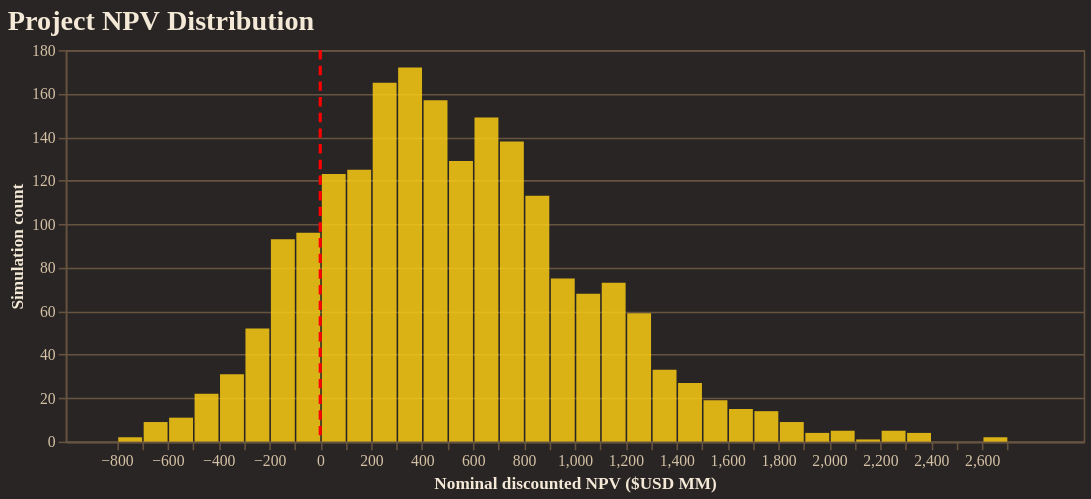

The cell this chart's notebook holds for it:
### Code cell
from resgo.plotting.tables import npv_USD
import numpy as np
import pandas as pd

npv = npv_USD(
    simpack,
    nominal=True,
    discounted=True,
    success_only=False,
)
npv_usd = npv.to_numpy().ravel()
npv_df = pd.DataFrame({"npv_usd_mm": npv_usd / 1e6})

histogram = (
    alt.Chart(npv_df)
    .mark_bar(color="#FACC15", opacity=0.85)
    .encode(
        x=alt.X(
            "npv_usd_mm:Q",
            bin=alt.Bin(maxbins=60),
            title="Nominal discounted NPV ($USD MM)",
        ),
        y=alt.Y("count():Q", title="Simulation count"),
        tooltip=[alt.Tooltip("count():Q", title="Count")],
    )
    .properties(
        width=650,
        height=250,
        title="Project NPV Distribution",
    )
)

break_even = (
    alt.Chart(pd.DataFrame({"npv_usd_mm": [0]}))
    .mark_rule(color="red", strokeDash=[6, 4], strokeWidth=2)
    .encode(x="npv_usd_mm:Q")
)

fig = alt.layer(histogram, break_even)
fig.show()

### Figure 1 — Vega-Lite specification as saved in the notebook (floating-point values rounded to 4 significant figures; data arrays with more than 128 entries replaced by an {"elided": "..."} marker saying what was removed)
{"config": {"background": "#292524", "view": {"fill": "#292524", "stroke": "#665340"}, "title": {"color": "#f4e9d7", "font": "Merriweather", "fontSize": 18, "fontWeight": 600, "subtitleColor": "#d5c2a6", "anchor": "start"}, "axis": {"domainColor": "#665340", "gridColor": "#665340", "tickColor": "#665340", "labelColor": "#d5c2a6", "titleColor": "#f4e9d7", "labelFont": "Merriweather", "titleFont": "Merriweather"}, "legend": {"titleColor": "#f4e9d7", "labelColor": "#d5c2a6", "labelFont": "Merriweather", "titleFont": "Merriweather", "orient": "top-right", "symbolType": "circle"}, "header": {"labelColor": "#d5c2a6", "titleColor": "#f4e9d7", "labelFont": "Merriweather", "titleFont": "Merriweather"}, "mark": {"color": "#c78d3b"}, "line": {"color": "#c78d3b"}, "bar": {"color": "#c78d3b"}, "point": {"color": "#ddb06d"}, "area": {"color": "#c78d3b", "opacity": 0.35}, "text": {"color": "#f4e9d7", "font": "Merriweather"}, "range": {"category": ["#5DA5DA", "#F28E2B", "#59C36A", "#E15759", "#B07AA1", "#4ECDC4", "#FF9DA7", "#EDC948"]}}, "layer": [{"data": {"name": "data-71d295a320e4dbb1be90b551b47f5753"}, "mark": {"type": "bar", "color": "#FACC15", "opacity": 0.85}, "encoding": {"tooltip": [{"aggregate": "count", "title": "Count", "type": "quantitative"}], "x": {"bin": {"maxbins": 60}, "field": "npv_usd_mm", "title": "Nominal discounted NPV ($USD MM)", "type": "quantitative"}, "y": {"aggregate": "count", "title": "Simulation count", "type": "quantitative"}}, "title": "Project NPV Distribution"}, {"data": {"name": "data-83a0ef6621ce3be6c7bd66d40cf7fe67"}, "mark": {"type": "rule", "color": "red", "strokeDash": [6, 4], "strokeWidth": 2}, "encoding": {"x": {"field": "npv_usd_mm", "type": "quantitative"}}}], "height": 250, "width": 650, "$schema": "https://vega.github.io/schema/vega-lite/v5.20.1.json", "datasets": {"data-71d295a320e4dbb1be90b551b47f5753": {"elided": "2000 records"}, "data-83a0ef6621ce3be6c7bd66d40cf7fe67": [{"npv_usd_mm": 0}]}}
